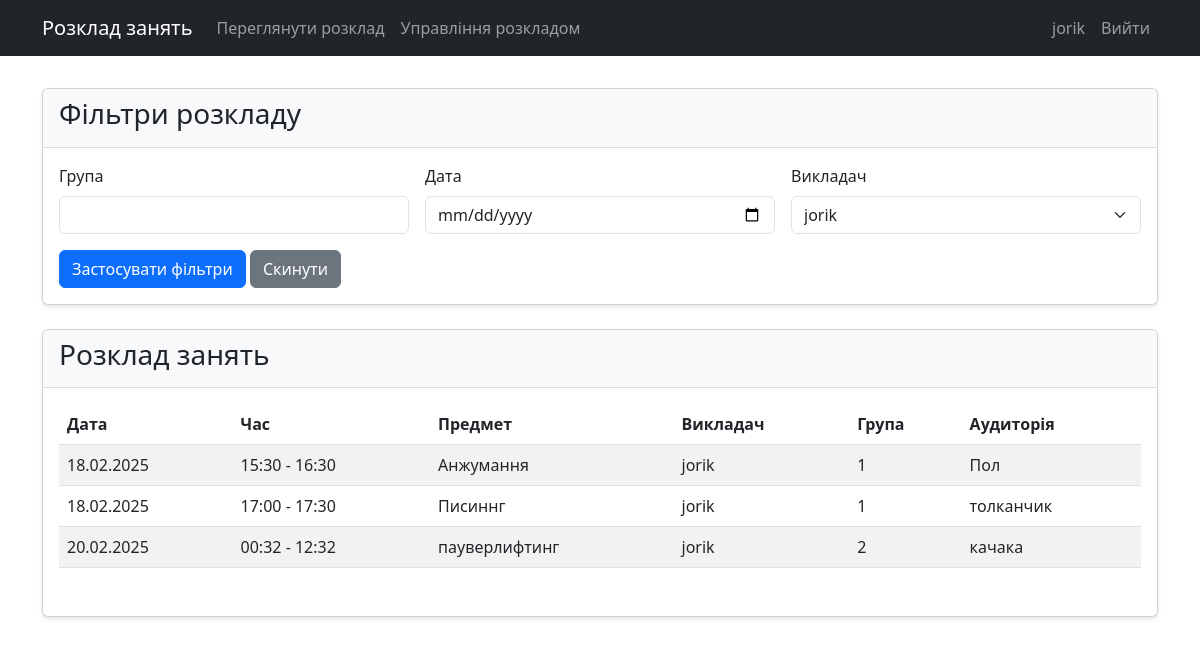
/schedule?teacher_id=1 (signed in), run on the app's committed database.
### models.py (models this page shows)
class User(UserMixin, db.Model):
    id = db.Column(db.Integer, primary_key=True)
    username = db.Column(db.String(80), unique=True, nullable=False)
    password = db.Column(db.String(120), nullable=False)
    email = db.Column(db.String(120), unique=True, nullable=False)
    is_admin = db.Column(db.Boolean, default=False)
    group = db.Column(db.String(50), nullable=True)

class Schedule(db.Model):
    id = db.Column(db.Integer, primary_key=True)
    subject = db.Column(db.String(100), nullable=False)
    teacher_id = db.Column(db.Integer, db.ForeignKey('user.id'), nullable=False)
    group = db.Column(db.String(50), nullable=False)
    date = db.Column(db.DateTime, nullable=False)
    start_time = db.Column(db.String(5), nullable=False)
    end_time = db.Column(db.String(5), nullable=False)
    room = db.Column(db.String(50), nullable=False)
    teacher = db.relationship('User', backref='schedules')

### app.py (the view)
@app.route('/schedule')
def view_schedule():
    group = request.args.get('group')
    date = request.args.get('date')
    teacher_id = request.args.get('teacher_id')
    query = Schedule.query
    if group:
        query = query.filter_by(group=group)
    if date:
        date_obj = datetime.strptime(date, '%Y-%m-%d')
        query = query.filter(db.func.date(Schedule.date) == date_obj.date())
    if teacher_id:
        query = query.filter_by(teacher_id=teacher_id)
    schedules = query.order_by(Schedule.date, Schedule.start_time).all()
    teachers = User.query.filter_by(is_admin=True).all()
    return render_template('schedule.html', schedules=schedules, teachers=teachers)

### app.py (called while the page is built)
@login_manager.user_loader
def load_user(user_id):
    return User.query.get(int(user_id))

### templates/schedule.html (shortened to what this page needs)
{% extends "base.html" %}
{% block content %}
<div class="row mb-4">
    <div class="col-md-12">
        <div class="card">
            <div class="card-header">
                <h3>Фільтри розкладу</h3>
            </div>
            <div class="card-body">
                <form method="GET" class="row g-3">
                    <div class="col-md-4">
                        <label for="group" class="form-label">Група</label>
                        <input type="text" class="form-control" id="group" name="group" value="{{ request.args.get('group', '') }}">
                    </div>
                    <div class="col-md-4">
                        <label for="date" class="form-label">Дата</label>
                        <input type="date" class="form-control" id="date" name="date" value="{{ request.args.get('date', '') }}">
                    </div>
                    <div class="col-md-4">
                        <label for="teacher" class="form-label">Викладач</label>
                        <select class="form-select" id="teacher_id" name="teacher_id">
                            {% for teacher in teachers %}
                            <option value="{{ teacher.id }}" {% if request.args.get('teacher_id')|int == teacher.id %}selected{% endif %}>
                                {{ teacher.username }}
                            </option>
                            {% endfor %}
                        </select>
                    </div>
                    <div class="col-12">
                        <button type="submit" class="btn btn-primary">Застосувати фільтри</button>
                        <a href="{{ url_for('view_schedule') }}" class="btn btn-secondary">Скинути</a>
                    </div>
                </form>
            </div>
        </div>
    </div>
</div>
<div class="row">
    <div class="col-md-12">
        <div class="card">
            <div class="card-header">
                <h3>Розклад занять</h3>
            </div>
            <div class="card-body">
                {% if schedules %}
                <div class="table-responsive">
                    <table class="table table-striped">
                        <thead>
                            <tr>
                                <th>Дата</th>
                                <th>Час</th>
                                <th>Предмет</th>
                                <th>Викладач</th>
                                <th>Група</th>
                                <th>Аудиторія</th>
                            </tr>
                        </thead>
                        <tbody>
                            {% for schedule in schedules %}
                            <tr>
                                <td>{{ schedule.date.strftime('%d.%m.%Y') }}</td>
                                <td>{{ schedule.start_time }} - {{ schedule.end_time }}</td>
                                <td>{{ schedule.subject }}</td>
                                <td>{{ schedule.teacher.username }}</td>
                                <td>{{ schedule.group }}</td>
                                <td>{{ schedule.room }}</td>
                            </tr>
                            {% endfor %}
                        </tbody>
                    </table>
                </div>
                {% else %}
                <p class="text-center">Заняття не знайдено</p>
                {% endif %}
            </div>
        </div>
    </div>
</div>
{% endblock %}

### templates/base.html (shortened to what this page needs)
<!DOCTYPE html>
<html lang="uk">
<head>
    <link href="https://cdn.jsdelivr.net/npm/bootstrap@5.3.0/dist/css/bootstrap.min.css" rel="stylesheet">
    <link rel="stylesheet" href="{{ url_for('static', filename='css/style.css') }}">
</head>
<body>
    <nav class="navbar navbar-expand-lg navbar-dark bg-dark">
        <div class="container">
            <a class="navbar-brand" href="{{ url_for('index') }}">Розклад занять</a>
            <div class="collapse navbar-collapse" id="navbarNav">
                <ul class="navbar-nav me-auto">
                    <li class="nav-item">
                        <a class="nav-link" href="{{ url_for('view_schedule') }}">Переглянути розклад</a>
                    </li>
                    {% if current_user.is_authenticated and current_user.is_admin %}
                    <li class="nav-item">
                        <a class="nav-link" href="{{ url_for('manage_schedule') }}">Управління розкладом</a>
                    </li>
                    {% endif %}
                </ul>
                <ul class="navbar-nav">
                    {% if current_user.is_authenticated %}
                    <li class="nav-item">
                        <span class="nav-link">{{ current_user.username }}</span>
                    </li>
                    <li class="nav-item">
                        <a class="nav-link" href="{{ url_for('auth.logout') }}">Вийти</a>
                    </li>
                    {% endif %}
                </ul>
            </div>
        </div>
    </nav>
    <div class="container mt-4">
        {% block content %}{% endblock %}
    </div>
</body>
</html>

### static/css/style.css (style rules this page uses)
.navbar { margin-bottom: 2rem; }
.card { box-shadow: 0 2px 4px rgba(0, 0, 0, 0.1); }
.card-header { background-color: #f8f9fa; border-bottom: 1px solid rgba(0, 0, 0, 0.125); }
.table-responsive { margin-bottom: 1rem; }

### data on the page
User: username "jorik"
Schedule: date "18.02.2025", start_time "15:30", end_time "16:30", subject "Анжумання", teacher.username "jorik", group "1", room "Пол"
Schedule: date "18.02.2025", start_time "17:00", end_time "17:30", subject "Писиннг", teacher.username "jorik", group "1", room "толканчик"
Schedule: date "20.02.2025", start_time "00:32", end_time "12:32", subject "пауверлифтинг", teacher.username "jorik", group "2", room "качака"

### other printed values
form field teacher_id "jorik"
